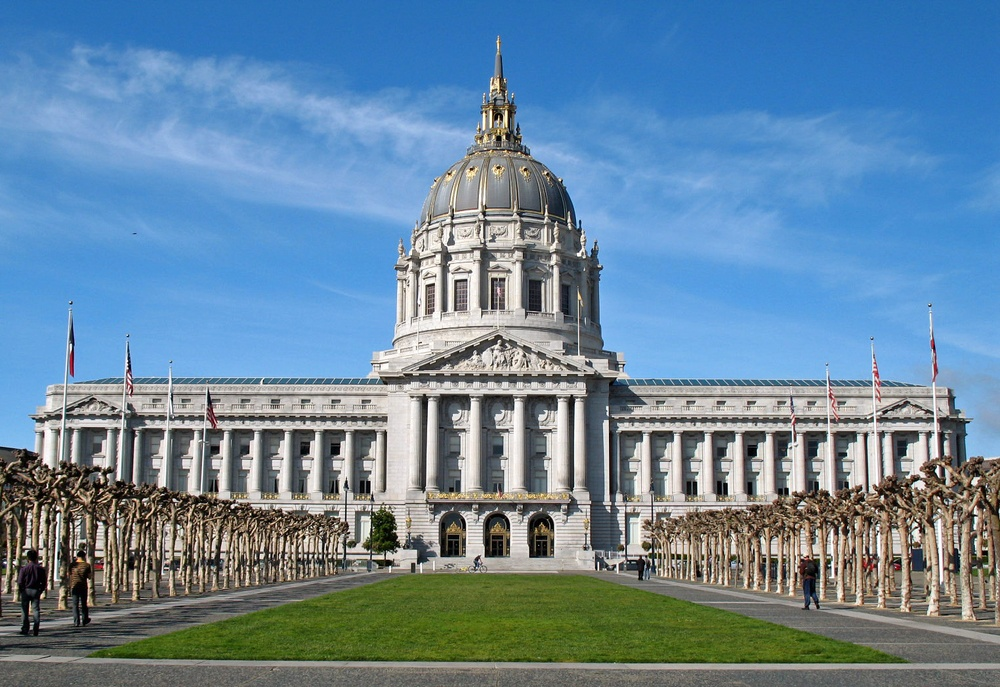
#> input picture Introduction to Computer Vision/Convolutional Filters and Edge Detection/4 - Fourier Transforms of Filters/images/city_hall.jpg, 1000 x 687 px, shrunk from 1524 x 1047 before the run
$ jupyter execute 'Fourier Transform of Filters.ipynb'   (shell and % lines are left out)
#> lines starting #> are read from the running program, lines starting #| are printed output that depends on the picture
## High and Low Pass Filters

Now, you might be wondering, what makes filters high and low-pass; why is a Sobel filter high-pass and a Gaussian filter low-pass?

Well, you can actually visualize the frequencies that these filters block out by taking a look at their fourier transforms. The frequency components of any image can be displayed after doing a Fourier Transform (FT). An FT looks at the components of an image (edges that are high-frequency, and areas of smooth color as low-frequency), and plots the frequencies that occur as points in spectrum. So, let's treat our filters as small images, and display them in the frequency domain!

[cell 1]
import numpy as np
import matplotlib.pyplot as plt
import cv2


# Define gaussian, sobel, and laplacian (edge) filters

gaussian = (1/9)*np.array([[1, 1, 1],
                           [1, 1, 1],
                           [1, 1, 1]])

sobel_x= np.array([[-1, 0, 1],
                   [-2, 0, 2],
                   [-1, 0, 1]])

sobel_y= np.array([[-1,-2,-1],
                   [0, 0, 0],
                   [1, 2, 1]])

# laplacian, edge filter
laplacian=np.array([[0, 1, 0],
                    [1,-4, 1],
                    [0, 1, 0]])

filters = [gaussian, sobel_x, sobel_y, laplacian]
filter_name = ['gaussian','sobel_x', \
                'sobel_y', 'laplacian']


# perform a fast fourier transform on each filter
# and create a scaled, frequency transform image
f_filters = [np.fft.fft2(x) for x in filters]
fshift = [np.fft.fftshift(y) for y in f_filters]
frequency_tx = [np.log(np.abs(z)+1) for z in fshift]

# display 4 filters
for i in range(len(filters)):
    plt.subplot(2,2,i+1),plt.imshow(frequency_tx[i],cmap = 'gray')
    plt.title(filter_name[i]), plt.xticks([]), plt.yticks([])

plt.show()
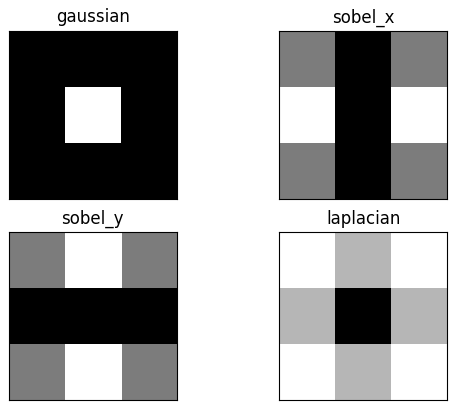
#> figure drawn by matplotlib, 4 panels

Areas of white or light gray, allow that part of the frequency spectrum through! Areas of black mean that part of the spectrum is blocked out of the image.

Recall that the low frequencies in the frequency spectrum are at the center of the frequency transform image, and high frequencies are at the edges. You should see that the Gaussian filter allows only low-pass frequencies through, which is the center of the frequency transformed image. The sobel filters block out frequencies of a certain orientation and a laplace (all edge, regardless of orientation) filter, should block out low-frequencies!

You are encouraged to load in an image, apply a filter to it using `filter2d` then visualize what the fourier transform of that image looks like before and after a filter is applied.

[cell 2]
## TODO: load in an image, and filter it using a kernel of your choice
## apply a fourier transform to the original *and* filtered images and compare them

image = cv2.imread('images/city_hall.jpg')
#> image is the input picture: shape (687, 1000, 3); mean B, G, R 158.6, 135, 104.5

image = cv2.cvtColor(image, cv2.COLOR_BGR2RGB)

plt.imshow(image)

[cell 3]
image_bw = cv2.cvtColor(image, cv2.COLOR_RGB2GRAY)
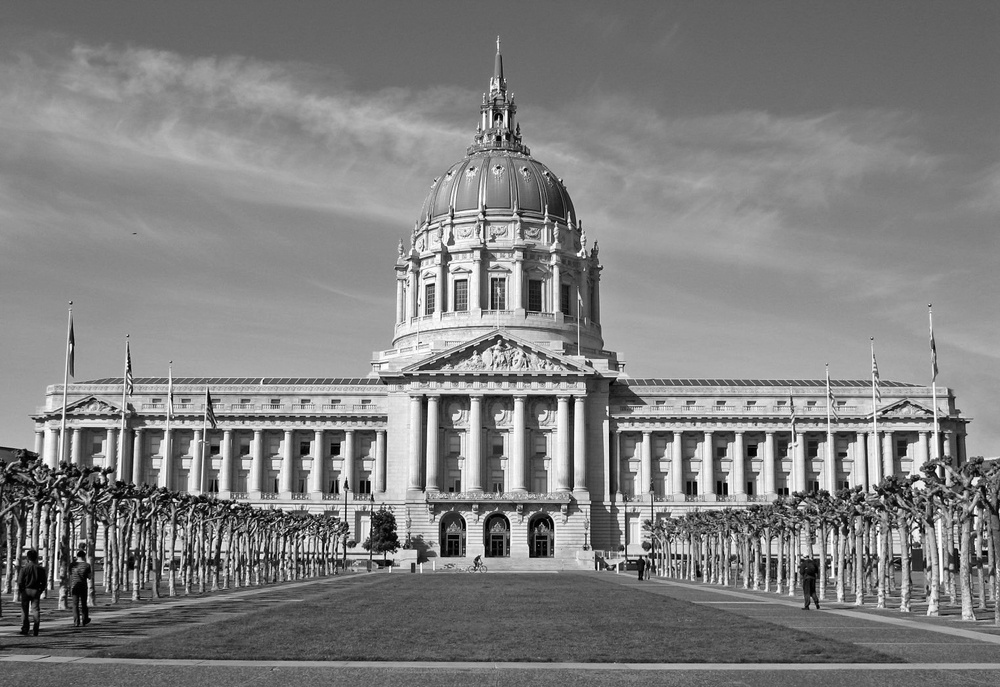
#> image_bw: shape (687, 1000); min 0, max 255, mean 128.6

# apply fourier transform
f = np.fft.fft2(image_bw)
fshift = np.fft.fftshift(f)
frequency_tx = 20*np.log(np.abs(fshift))
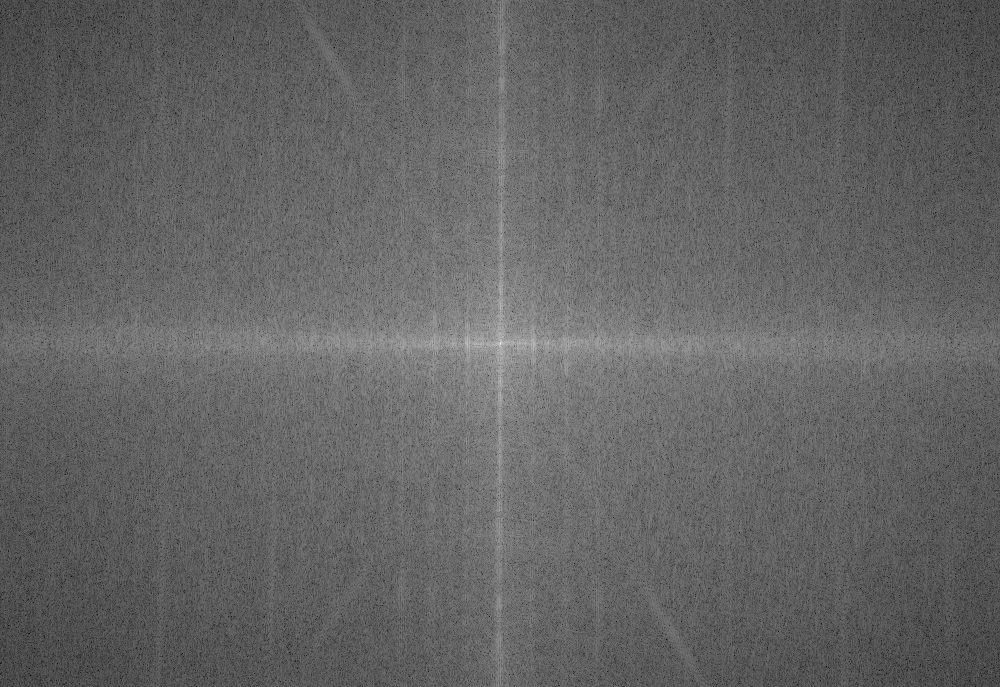
#> frequency_tx: shape (687, 1000) float64; min 60.09, max 365.9, mean 180.3; drawn with min black and max white

# apply filter
gaussian2 = (1/16)*np.array([[1, 2, 1],
                            [2, 4, 2],
                            [1, 2, 1]])

filterd_image = cv2.filter2D(image_bw, -1, gaussian)

# apply fourier transform for the filterd image
f = np.fft.fft2(filterd_image)
fshift = np.fft.fftshift(f)
filter_frequency_tx = 20*np.log(np.abs(fshift))
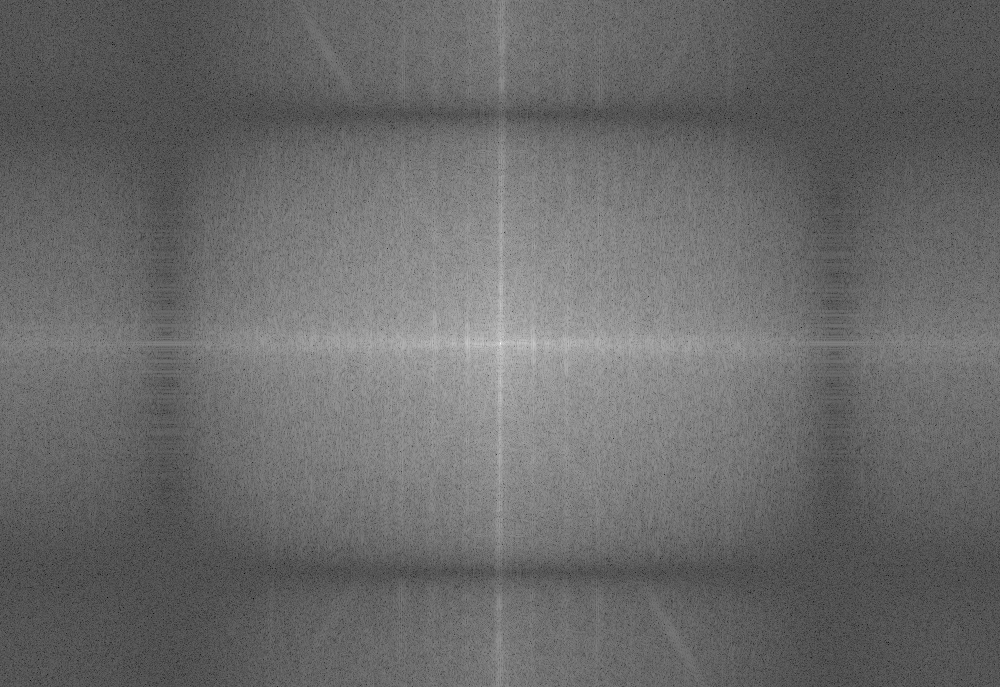
#> filter_frequency_tx: shape (687, 1000) float64; min -15.4, max 365.9, mean 143.2; drawn with min black and max white


_,(ax1, ax2, ax3, ax4) = plt.subplots(1, 4, figsize=(20, 15))

ax1.set_title('Image')
ax1.imshow(image_bw, cmap='gray')

ax2.set_title('fourier transform')
ax2.imshow(frequency_tx, cmap='gray')

ax3.set_title('Filterd image')
ax3.imshow(filterd_image, cmap='gray')

ax4.set_title('filterd fourier transform')
ax4.imshow(filter_frequency_tx, cmap='gray');

$ run again, with Introduction to Computer Vision/Convolutional Filters and Edge Detection/4 - Fourier Transforms of Filters/images/curved_lane.jpg copied over Introduction to Computer Vision/Convolutional Filters and Edge Detection/4 - Fourier Transforms of Filters/images/city_hall.jpg
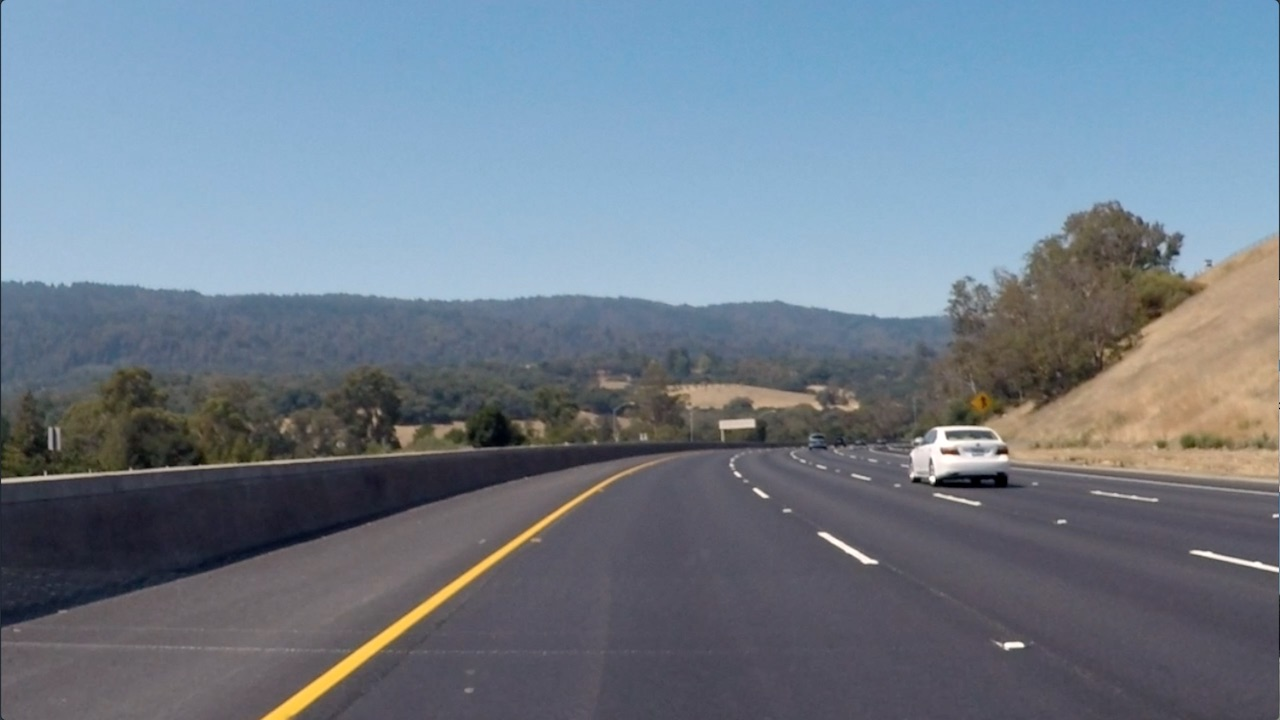
#> input picture Introduction to Computer Vision/Convolutional Filters and Edge Detection/4 - Fourier Transforms of Filters/images/curved_lane.jpg, 1280 x 720 px
#> image is the input picture: shape (720, 1280, 3); mean B, G, R 138.7, 125, 112.1
#> `frequency_tx = 20*np.log(np.abs(fshift))`:
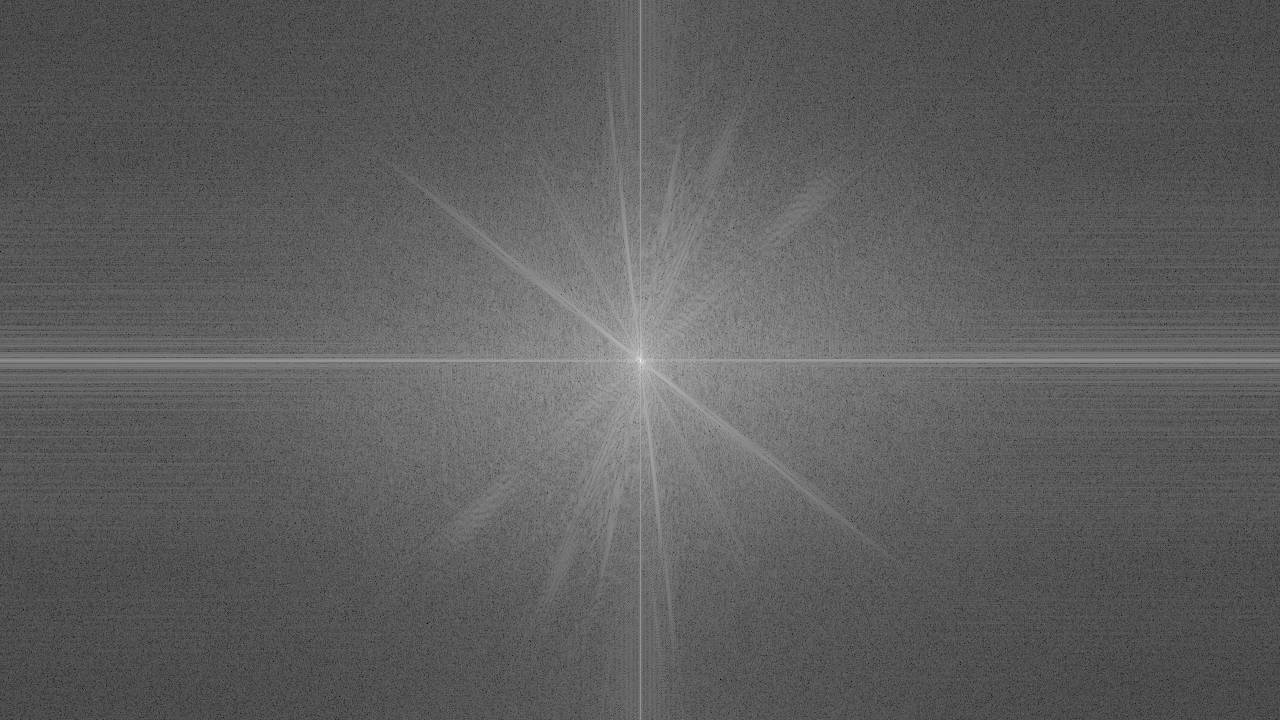
#> frequency_tx: shape (720, 1280) float64; min 0.384, max 370.9, mean 137.3; drawn with min black and max white
#> `[cell 3] image_bw = cv2.cvtColor(image, cv2.COLOR_RGB2GRAY)  # apply f..`:
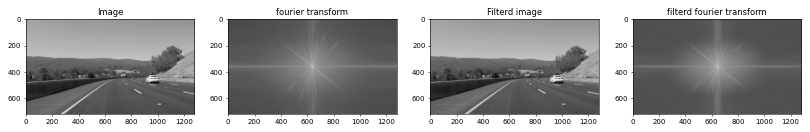
#> figure drawn by matplotlib, 4 panels
